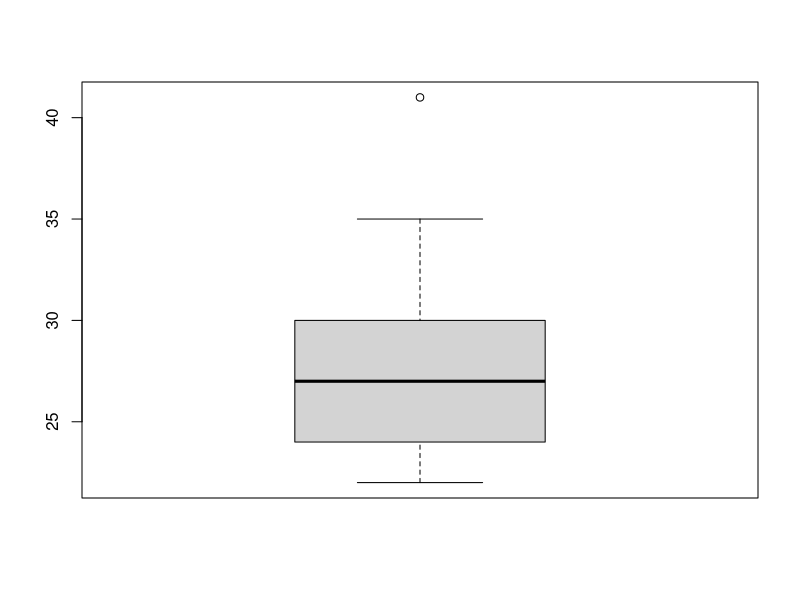
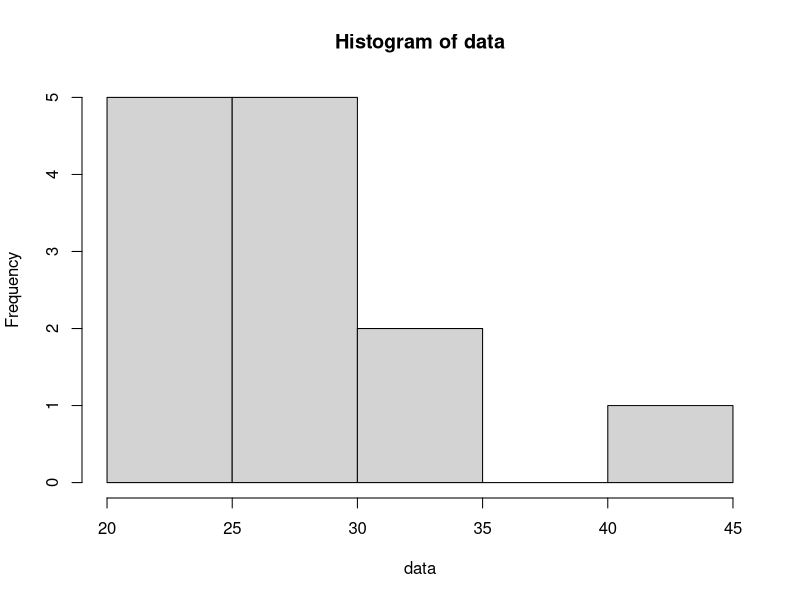

Write the R code that produced these figures, in order. (Note: this script raises an error after producing the figures.)
# Pregunta 1
# Un estudio, encargado por bomberos, investigó si los sistemas aspersores de prevención, que deben ser
# instalados en los edificios de más de 4 pisos construidos después de 2001, cumplen con la norma que les
# obliga a que el tiempo promedio de activación no sobrepase los 25 s. Con una serie de pruebas obtuvieron
# la siguiente muestra: 

data <- c(27, 41, 22, 27, 23, 35, 30, 33, 24, 27, 28, 23, 24)
n <- length(data)
gl <- n-1
v0 = 25

# El estudio concluyó que la norma no se estaba cumpliendo. ¿Sugieren los datos esta conclusión?

boxplot(data)

hist(data)

g0 <- ggqqplot(data, x = NULL, color = "steelblue",
               xlab = "Teórico", ylab = "Muestra",
               title = "chickwts - Gráfico Q-Q muestra v/s distr. normal"
)
print(g0)

sha_test <- shapiro.test(data)
print(sha_test)
# El p valor es mayor a 0.05, por lo que los datos siguen una distribución normal


alfa <- 0.01
media <- mean(data)
dst <- sd(data)
error <- dst / sqrt(n)
t_prueba <- (media - v0) / error
cat ("T de prueba =", t_prueba, "\n")

p <- pt(t_prueba, df = gl, lower.tail = TRUE)
cat ("p =", p , "\n")

t_critico <- qt(alfa, df = gl, lower.tail = FALSE)
# superior <- media + t_critico * error
# cat ("Intervalo de confianza = ( -Inf , ", superior , "]\n", sep = "")

# Aplicar la prueba t de Student con la función de R.
test <- t.test(data, alternative = "less", mu = v0, conf.level = 1-alfa)
print(test)

# La hipotesis 

# p = 0.9627483
# 
# t_prueba = 1.953258
# 
# 
# t_tabla = -2.680998 | 2.680998


